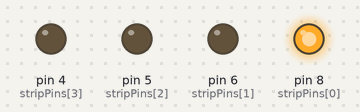
A sketch run on a simulated Arduino Uno, built with avr-gcc and run on an emulated ATmega328P. Shown: output pins drawn as LEDs (lit = HIGH).

Above: at 3.0 s.
At 9.0 s:
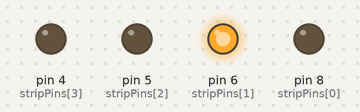
At 15.0 s:
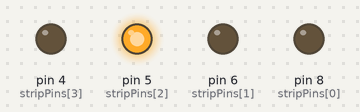
At 21.0 s:
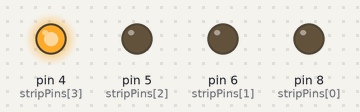
At 27.0 s:
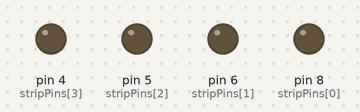
Timing chart, 0 to 39.0 s (numbered marks = the images above):
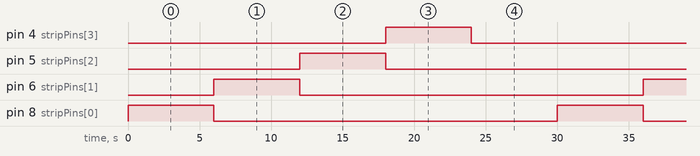

Measured:
- by itself, pin 4 (stripPins[3]), pin 5 (stripPins[2]), pin 6 (stripPins[1]), pin 8 (stripPins[0]): alternates HIGH for 6.0 s and LOW for 24.0 s
- by itself, everything shown: repeats every 30.0 s, in 8 steps

The sketch:

8_strip_test.ino
```cpp
/*
 The test code for programming the color change fabric
 Loop through the 8 strips
 By:Jasper Wang
 08/12/2019
*/

unsigned long previousMillis = 0;
unsigned long shiftInterval = 6000;

const byte stripPins[] = {8,6,5,4};
const byte numbersOfStrips = sizeof(stripPins) / sizeof(stripPins[0]);

byte counter = 0;

void setup()
{
    for (byte i = 0; i < numbersOfStrips; i++)
    {
        pinMode(stripPins[i], OUTPUT);
    }
}

void loop()
{
    unsigned long currentMillis = millis();

    digitalWrite(stripPins[counter], HIGH);

    if (currentMillis - previousMillis >= shiftInterval)
    {
        digitalWrite(stripPins[counter], LOW);
        counter++;

        if (counter > numbersOfStrips)
            counter = 0;

        previousMillis = currentMillis;
    }
}
```
